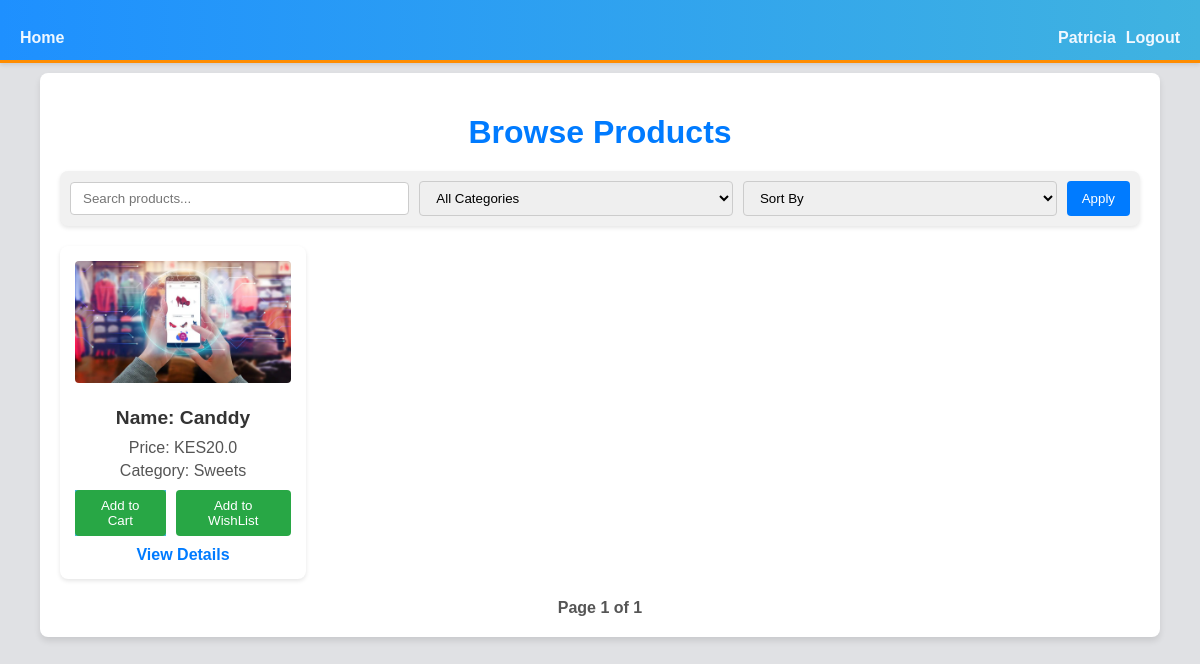
Screenshot of /browse_products (signed in) with the database file from the repository.
### app/models/models.py (models this page shows, shortened)
class User(db.Model, UserMixin):
    __tablename__ = "users"
    id = db.Column(db.Integer, primary_key=True)
    first_name = db.Column(db.String(80), nullable=False)
    last_name = db.Column(db.String(80), nullable=False)
    username = db.Column(db.String(100), unique=True, nullable=False)
    email = db.Column(db.String(120), unique=True, nullable=False)
    password = db.Column(db.String(200), nullable=False)
    role = db.Column(
        db.String(50), nullable=False, default="Buyer"
    )  # 'buyer', 'seller', 'admin'
    location = db.Column(db.String(100))
    gender = db.Column(db.String(20), nullable=True)  # "male", "female", "rather_not_say"
    profile_image = db.Column(
        db.String(200), nullable=True, default="default_profile.png"
    )  # Default profile image

class Product(db.Model):
    __tablename__ = "products"
    id = db.Column(db.Integer, primary_key=True)
    name = db.Column(db.String(100), nullable=False)
    description = db.Column(db.String(500), nullable=True)
    price = db.Column(db.Float, nullable=False)
    category = db.Column(db.String(100), nullable=False)
    location = db.Column(db.String(100), nullable=False)
    date_added = db.Column(db.DateTime, nullable=False, default=datetime.utcnow)
    image = db.Column(db.String(200), default="default_product.png")  # Default image
    seller_id = db.Column(
        db.Integer,
        db.ForeignKey("users.id", name="fk_products_seller_id"),
        nullable=False
    )
    seller = db.relationship("User", backref="products", lazy="joined")

### app/routes/main.py (the view)
@main.route('/browse_products' , methods=['GET'])
def browse_products():
    form = CartForm()  # Instantiate the form object
    page = request.args.get('page', 1, type=int)
    search = request.args.get('search', '')
    category = request.args.get('category', '')
    sort_by = request.args.get('sort_by', '')
    query = Product.query
    if search:
        query = query.filter(Product.name.ilike(f"%{search}%"))
    if category:
        query = query.filter_by(category=category)
    if sort_by == 'price_asc':
        query = query.order_by(Product.price.asc())
    elif sort_by == 'price_desc':
        query = query.order_by(Product.price.desc())
    products = Product.query.all()  # Modify as per your filtering and pagination logic
    products = query.paginate(page=page, per_page=10)
    categories = Product.query.with_entities(Product.category.distinct()).all()
    categories = [cat[0] for cat in categories]
    return render_template('browse_products.html', form=form, products=products, categories=categories)

### app/forms/product_form.py
class CartForm(FlaskForm):
    submit = SubmitField('Submit')

### app/__init__.py (called while the page is built)
def create_app():
    app = Flask(__name__)
    app.config['SQLALCHEMY_DATABASE_URI'] = f'sqlite:///{db_path}'
    app.config['SQLALCHEMY_TRACK_MODIFICATIONS'] = False
    app.config['SECRET_KEY'] = os.getenv('SECRET_KEY', 'adb9decb06425cc8149d7438be15a4bfd362728eb66d72059da0ac02013aee25')
    app.config['DEBUG'] = True
    app.config.from_object(Config)
    csrf = CSRFProtect(app)  # Enable CSRF protection
    db.init_app(app)
    login_manager.init_app(app)
    mail.init_app(app)
    migrate.init_app(app, db)  # Initialize Migrate with app and db
    bcrypt = Bcrypt(app)
    from app.models import User, Product, Sales, Admin  # Ensure models are imported
    from app.routes import register_routes
    register_routes(app)
    login_manager.login_view = 'auth.login'
    @login_manager.user_loader
    def load_user(user_id):
        return User.query.get(int(user_id))
    return app

### app/templates/browse_products.html (shortened to what this page needs)
<!DOCTYPE html>
<html lang="en">
<head>
    <link rel="stylesheet" href="{{ url_for('static', filename='css/browse_products.css') }}">
</head>
<body>
    <nav class="navbar">
        <div class="nav-left">
            <a href="{{ url_for('main.home') }}" class="nav-link">Home</a>
        </div>
        <div class="nav-right">
            {% if current_user.is_authenticated %}
            <span class="username"><a href="{{ url_for('main.profile') }}">{{ current_user.first_name }}</a></span>
            <a href="{{ url_for('auth.logout') }}" class="nav-link">Logout</a>
            {% endif %}
        </div>
    </nav>
    <div class="container">
        <h1>Browse Products</h1>
        <div class="filter-bar">
            <form method="GET" action="{{ url_for('main.browse_products') }}">
                <input type="text" name="search" placeholder="Search products..."
                    value="{{ request.args.get('search', '') }}">
                <select name="category">
                    <option value="">All Categories</option>
                </select>
                <select name="sort_by">
                    <option value="">Sort By</option>
                </select>
                <button type="submit">Apply</button>
            </form>
        </div>
        <div class="product-grid">
            {% for product in products %}
            <div class="product-card">
                <img src="{{ url_for('static', filename='uploads/' + (product.image or 'default_product.png')) }}"
                    alt="{{ product.name }}">
                <h3>Name: {{ product.name }}</h3>
                <p>Price: KES{{ product.price }} </p>
                <p>Category: {{ product.category }}</p>
                <div class="actions">
                    <form action="{{ url_for('main.add_to_cart', product_id=product.id) }} " class="btn-cart" method="POST">
                        <button type="submit" >Add to Cart</button>
                    </form>
                    <form method="POST" action="{{ url_for('main.add_to_wishlist', product_id=product.id) }}" class="btn-wishlist">
                        <button type="submit" >Add to WishList</button>
                    </form>
                </div>
                <a href="{{ url_for('main.product_details', product_id=product.id) }}">View Details</a>
            </div>
            {% else %}
            <p>No products found.</p>
            {% endfor %}
        </div>
        <div class="pagination">
            <span>Page {{ products.page }} of {{ products.pages }}</span>
        </div>
    </div>
</body>
</html>

### app/static/css/browse_products.css (style rules this page uses)
body { font-family: Arial, sans-serif; margin: 0; padding: 0; background-color: #e0e1e4; color: #333; }
.navbar { display: flex; justify-content: space-between; align-items: center; padding: 10px 20px; background: linear-gradient(to right, #1e90ff, #40b3e0); color: white; box-shadow: 0 2px 4px rgba(0, 0, 0, 0.1); border-bottom: 3px solid #ff8c00; height: 40px; }
.nav-left { display: flex; align-items: center; }
.username { color: #f0f8ff; text-decoration: none; font-weight: bold; transition: color 0.3s; margin-top: 15px; }
.username a { color: #f0f8ff; text-decoration: none; }
.nav-right { display: flex; gap: 10px; }
.nav-link { color: #f0f8ff; text-decoration: none; font-weight: bold; transition: color 0.3s; margin-top: 15px; }
.container { width: 90%; max-width: 1200px; margin: 0 auto; margin-top: 10px; padding: 20px; background: #fff; box-shadow: 0 4px 6px rgba(0, 0, 0, 0.1); border-radius: 8px; }
h1 { text-align: center; color: #007bff; margin-bottom: 20px; }
.filter-bar { display: flex; justify-content: space-between; align-items: center; flex-wrap: wrap; margin-bottom: 20px; padding: 10px; background-color: #f1f1f1; border-radius: 8px; box-shadow: 0 2px 4px rgba(0, 0, 0, 0.1); }
.filter-bar form { display: flex; align-items: center; gap: 10px; width: 100%; }
.filter-bar input[type="text"], .filter-bar select { padding: 8px 12px; border: 1px solid #ccc; border-radius: 4px; width: 30%; }
.filter-bar button { padding: 10px 15px; background-color: #007bff; color: white; border: none; border-radius: 4px; cursor: pointer; transition: background-color 0.3s ease; }
.product-grid { display: grid; grid-template-columns: repeat(auto-fit, minmax(250px, 1fr)); gap: 10px; margin-top: 20px; }
.product-card { background: #fff; padding: 15px; border-radius: 8px; box-shadow: 0 2px 4px rgba(0, 0, 0, 0.1); text-align: center; transition: transform 0.3s ease; width: 20%; }
.product-card img { max-width: 100%; height: auto; border-radius: 4px; margin-bottom: 10px; }
.product-card h3 { font-size: 1.2em; margin: 10px 0; }
.product-card p { margin: 5px 0; color: #555; }
.actions { display: flex; justify-content: center; gap: 10px; margin-top: 10px; }
.actions form { display: inline-block; }
.actions button { padding: 8px 12px; background-color: #28a745; color: white; border: none; border-radius: 4px; cursor: pointer; transition: background-color 0.3s ease; }
.product-card a { display: inline-block; margin-top: 10px; text-decoration: none; color: #007bff; font-weight: bold; transition: color 0.3s ease; }
.pagination { display: flex; justify-content: center; align-items: center; margin-top: 20px; gap: 10px; }
.pagination span { font-weight: bold; color: #555; }
.btn-cart { background-color: #40b3e0; color: #ff8c00; }

### rows the page displays
User: first_name "Patricia"
Product: image (placeholder picture), name "Canddy", price "20.0", category "Sweets"

### other values shown
{{ products.page }} "1"
{{ products.pages }} "1"
